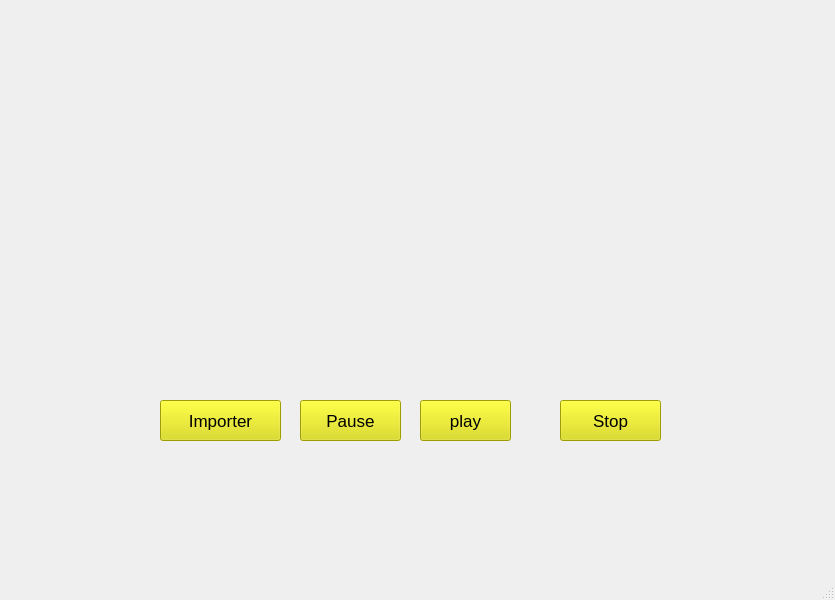
<?xml version="1.0" encoding="UTF-8"?>
<ui version="4.0">
 <class>video</class>
 <widget class="QMainWindow" name="video">
  <property name="geometry">
   <rect>
    <x>0</x>
    <y>0</y>
    <width>835</width>
    <height>600</height>
   </rect>
  </property>
  <property name="windowTitle">
   <string>MainWindow</string>
  </property>
  <widget class="QWidget" name="centralwidget">
   <widget class="QWidget" name="widget" native="true">
    <property name="geometry">
     <rect>
      <x>150</x>
      <y>90</y>
      <width>551</width>
      <height>371</height>
     </rect>
    </property>
    <widget class="QPushButton" name="pb_importervid">
     <property name="geometry">
      <rect>
       <x>10</x>
       <y>310</y>
       <width>121</width>
       <height>41</height>
      </rect>
     </property>
     <property name="font">
      <font>
       <pointsize>13</pointsize>
      </font>
     </property>
     <property name="styleSheet">
      <string notr="true">background-color: rgb(220, 220, 0);
color: rgb(0, 0, 0);</string>
     </property>
     <property name="text">
      <string>Importer</string>
     </property>
    </widget>
    <widget class="QPushButton" name="pb_pause">
     <property name="geometry">
      <rect>
       <x>150</x>
       <y>310</y>
       <width>101</width>
       <height>41</height>
      </rect>
     </property>
     <property name="font">
      <font>
       <pointsize>13</pointsize>
      </font>
     </property>
     <property name="styleSheet">
      <string notr="true">background-color: rgb(220, 220, 0);
color: rgb(0, 0, 0);</string>
     </property>
     <property name="text">
      <string>Pause</string>
     </property>
    </widget>
    <widget class="QPushButton" name="pb_play">
     <property name="geometry">
      <rect>
       <x>270</x>
       <y>310</y>
       <width>91</width>
       <height>41</height>
      </rect>
     </property>
     <property name="font">
      <font>
       <pointsize>13</pointsize>
      </font>
     </property>
     <property name="styleSheet">
      <string notr="true">background-color: rgb(220, 220, 0);
color: rgb(0, 0, 0);</string>
     </property>
     <property name="text">
      <string>play</string>
     </property>
    </widget>
    <widget class="QPushButton" name="pb_stop">
     <property name="geometry">
      <rect>
       <x>410</x>
       <y>310</y>
       <width>101</width>
       <height>41</height>
      </rect>
     </property>
     <property name="font">
      <font>
       <pointsize>13</pointsize>
      </font>
     </property>
     <property name="styleSheet">
      <string notr="true">background-color: rgb(220, 220, 0);
color: rgb(0, 0, 0);</string>
     </property>
     <property name="text">
      <string>Stop</string>
     </property>
    </widget>
   </widget>
  </widget>
  <widget class="QMenuBar" name="menubar">
   <property name="geometry">
    <rect>
     <x>0</x>
     <y>0</y>
     <width>835</width>
     <height>30</height>
    </rect>
   </property>
  </widget>
  <widget class="QStatusBar" name="statusbar"/>
 </widget>
 <resources/>
 <connections/>
</ui>
